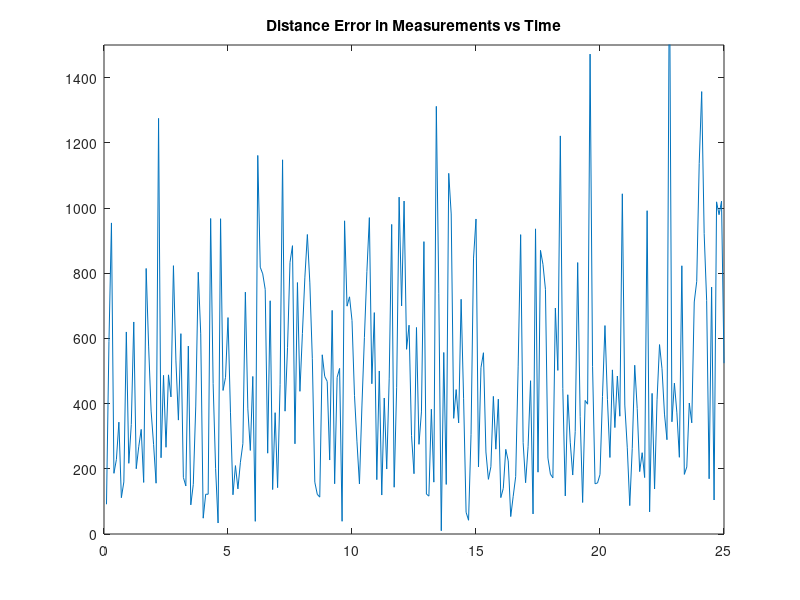

Recreate this plot in MATLAB.
% EC 3310 Computer Assignment #1 (part1)
% Alessio Grompone 01/18/2013
% Target Motion

%DATA

delta=0.1;    %sample time
nsamples=250; %number of samples
sigmarange=100;   %standard deviation on range
sigmaalfa=3*pi/180;   %standard deviation on angle
sigma=[sigmarange;sigmaalfa];  %standard deviations in one vector
ht=126.8699*pi/180; %Target Attitude (from degrees to radians) 
st=360*2000/3600;   %Target Speed (from knots to yards/sec)
%Inital COnditions
xo=6000;
yo=8000;
Vxo=st*sin(ht);
Vyo=st*cos(ht);
%State Vector
xi=[xo;Vxo;
    yo;Vyo];
%Transition Matrix
F=[1,delta,0,0;
    0,1,0,0;
    0,0,1,delta;
    0,0,0,1];
%Measurement Matrix
H=[1,0,0,0;
    0,0,1,0];
%initialize Matixes
zout=[];   %measurements output
posout=[]; %true target position
error=[];  %distance errors
polar=[];
x=xi;

for ii=1:nsamples,
    ztrue=H*x;
    posout=[posout,ztrue]; %collects the real position values in one matrix
    range=sqrt(ztrue(1)^2+ztrue(2)^2);
    bearing=atan2(ztrue(2),ztrue(1));
    polar=[range;bearing];
   
z=polar+randn(size(sigma)).*sigma;%has measurements adding random error
    xpol=z(1)*cos(z(2));
    ypol=z(1)*sin(z(2));
    cartesian=[xpol;ypol];
    zout=[zout,cartesian];%collects the measurement values in one matrix
    ztilde=ztrue-cartesian; %error between real position and measured position
    error=[error,sqrt(ztilde'*ztilde)];%collects error values
    x=F*x; %target motion ( x2 = TransMatrix * x1 )
end

%plot1 Target motion and true position
 
 plot(posout(1,:),posout(2,:),'-');
 title('True Target Motion');
 axis([5500 10500 4000 9000]);
pause
%plot2 Target motion with noise measurements

plot(posout(1,:),posout(2,:),'-',zout(1,:),zout(2,:),'-');
title('Target Motion and Measurements per Sample Times');
axis([5500 10500 4000 9000]);
pause;

%Distance errors between Target and measurements
time=[1:max(size(zout))]*delta;
plot(time,error,'-');
title('Distance Error in Measurements vs Time');
axis([0 25 0 1500]);




